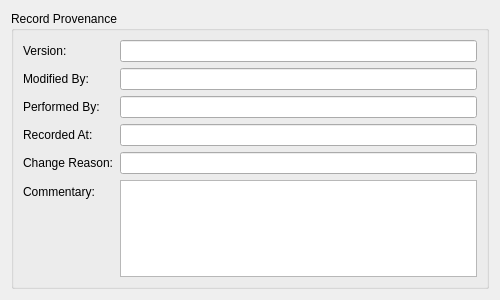
<?xml version="1.0" encoding="UTF-8"?>
<ui version="4.0">
 <class>ProvenanceWidget</class>
 <widget class="QWidget" name="ProvenanceWidget">
  <property name="geometry">
   <rect>
    <x>0</x>
    <y>0</y>
    <width>500</width>
    <height>300</height>
   </rect>
  </property>
  <layout class="QVBoxLayout" name="verticalLayout">
   <item>
    <widget class="QGroupBox" name="provenanceGroup">
     <property name="title">
      <string>Record Provenance</string>
     </property>
     <layout class="QFormLayout" name="formLayout">
      <item row="0" column="0">
       <widget class="QLabel" name="labelVersion">
        <property name="text">
         <string>Version:</string>
        </property>
       </widget>
      </item>
      <item row="0" column="1">
       <widget class="QLineEdit" name="versionEdit">
        <property name="readOnly">
         <bool>true</bool>
        </property>
       </widget>
      </item>
      <item row="1" column="0">
       <widget class="QLabel" name="labelModifiedBy">
        <property name="text">
         <string>Modified By:</string>
        </property>
       </widget>
      </item>
      <item row="1" column="1">
       <widget class="QLineEdit" name="modifiedByEdit">
        <property name="readOnly">
         <bool>true</bool>
        </property>
       </widget>
      </item>
      <item row="2" column="0">
       <widget class="QLabel" name="labelPerformedBy">
        <property name="text">
         <string>Performed By:</string>
        </property>
       </widget>
      </item>
      <item row="2" column="1">
       <widget class="QLineEdit" name="performedByEdit">
        <property name="readOnly">
         <bool>true</bool>
        </property>
       </widget>
      </item>
      <item row="3" column="0">
       <widget class="QLabel" name="labelRecordedAt">
        <property name="text">
         <string>Recorded At:</string>
        </property>
       </widget>
      </item>
      <item row="3" column="1">
       <widget class="QLineEdit" name="recordedAtEdit">
        <property name="readOnly">
         <bool>true</bool>
        </property>
       </widget>
      </item>
      <item row="4" column="0">
       <widget class="QLabel" name="labelChangeReason">
        <property name="text">
         <string>Change Reason:</string>
        </property>
       </widget>
      </item>
      <item row="4" column="1">
       <widget class="QLineEdit" name="changeReasonEdit">
        <property name="readOnly">
         <bool>true</bool>
        </property>
       </widget>
      </item>
      <item row="5" column="0">
       <widget class="QLabel" name="labelCommentary">
        <property name="text">
         <string>Commentary:</string>
        </property>
       </widget>
      </item>
      <item row="5" column="1">
       <widget class="QPlainTextEdit" name="commentaryEdit">
        <property name="readOnly">
         <bool>true</bool>
        </property>
        <property name="minimumSize">
         <size>
          <width>0</width>
          <height>80</height>
         </size>
        </property>
        <property name="maximumSize">
         <size>
          <width>16777215</width>
          <height>150</height>
         </size>
        </property>
       </widget>
      </item>
     </layout>
    </widget>
   </item>
   <item>
    <spacer name="verticalSpacer">
     <property name="orientation">
      <enum>Qt::Vertical</enum>
     </property>
     <property name="sizeHint" stdset="0">
      <size>
       <width>20</width>
       <height>40</height>
      </size>
     </property>
    </spacer>
   </item>
  </layout>
 </widget>
 <resources/>
 <connections/>
</ui>
